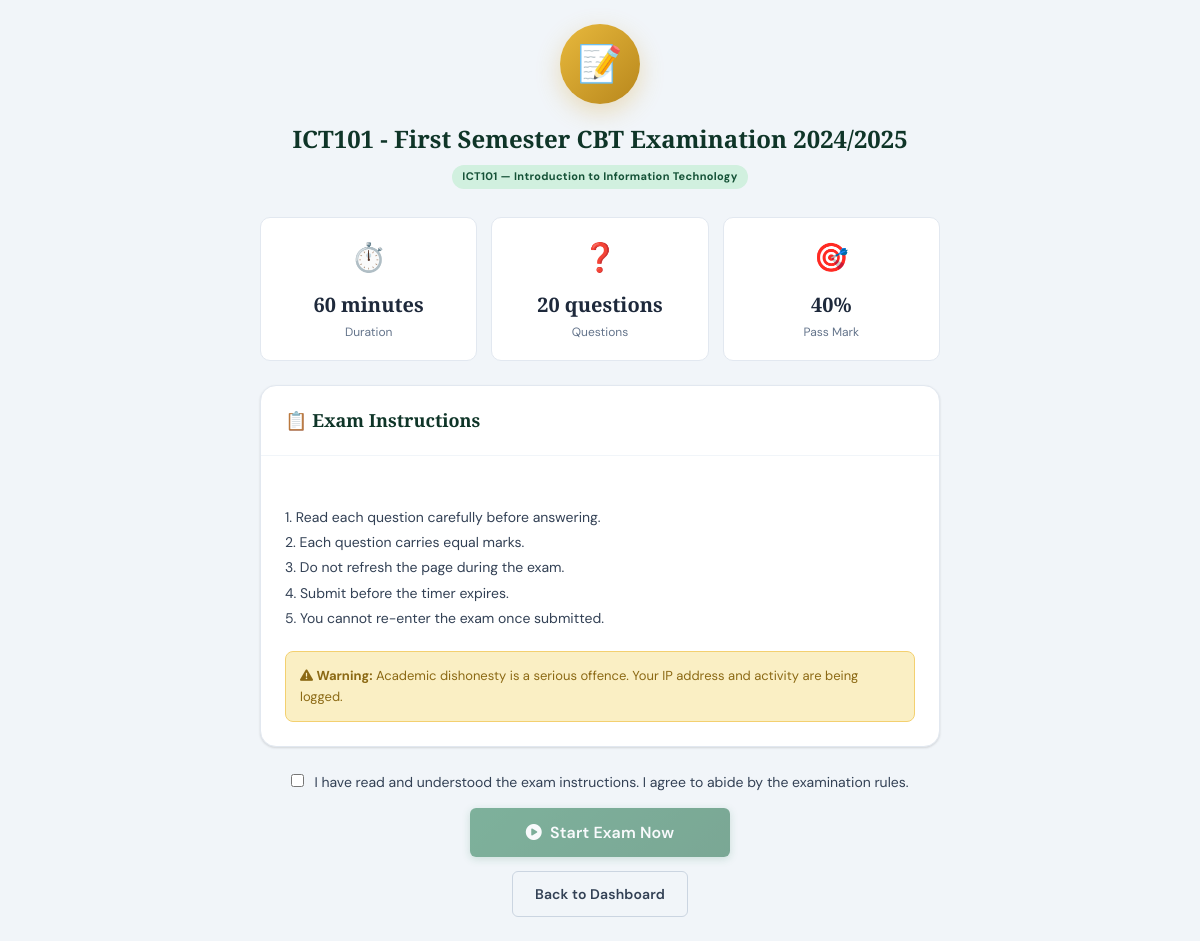
/student/exam_start.php?exam_id=1 (signed in), run on the app's committed database.
### tables this page shows
CREATE TABLE exams (
    id INT AUTO_INCREMENT PRIMARY KEY,
    course_id INT NOT NULL,
    exam_title VARCHAR(200) NOT NULL,
    instructions TEXT,
    duration_minutes INT NOT NULL DEFAULT 60,
    total_questions INT NOT NULL DEFAULT 40,
    pass_score INT NOT NULL DEFAULT 40,
    max_score INT NOT NULL DEFAULT 100,
    start_time DATETIME NULL,
    end_time DATETIME NULL,
    status ENUM('draft','active','closed') DEFAULT 'draft',
    shuffle_questions TINYINT(1) DEFAULT 1,
    shuffle_options TINYINT(1) DEFAULT 1,
    created_by INT NOT NULL,
    created_at TIMESTAMP DEFAULT CURRENT_TIMESTAMP,
    FOREIGN KEY (course_id) REFERENCES courses(id) ON DELETE CASCADE,
    FOREIGN KEY (created_by) REFERENCES admins(id)
);

CREATE TABLE courses (
    id INT AUTO_INCREMENT PRIMARY KEY,
    department_id INT NOT NULL,
    course_code VARCHAR(20) NOT NULL UNIQUE,
    course_title VARCHAR(200) NOT NULL,
    credit_units INT DEFAULT 2,
    created_at TIMESTAMP DEFAULT CURRENT_TIMESTAMP,
    FOREIGN KEY (department_id) REFERENCES departments(id) ON DELETE CASCADE
);

### includes/config.php (called while the page is built, shortened)
<?php
function sanitize(string $input): string {
    return htmlspecialchars(trim($input), ENT_QUOTES, 'UTF-8');
}

### student/exam_start.php (the view, shortened to what this page needs)
<?php
require_once '../includes/config.php';
$db = getDB();
$examId    = isset($_GET['exam_id']) ? (int)$_GET['exam_id'] : 0;
$studentId = $_SESSION['student_id'];
$exam = $db->prepare("SELECT e.*,c.course_code,c.course_title FROM exams e JOIN courses c ON e.course_id=c.id WHERE e.id=? AND e.status='active'");
$exam->execute([$examId]);
$exam = $exam->fetch();
$session = $db->prepare("SELECT * FROM exam_sessions WHERE student_id=? AND exam_id=? AND status='in_progress'");
$session->execute([$studentId, $examId]);
$session = $session->fetch();
?>
<!DOCTYPE html>
<html lang="en">
<head>
<link rel="stylesheet" href="../css/style.css">
<link rel="stylesheet" href="https://cdnjs.cloudflare.com/ajax/libs/font-awesome/6.5.0/css/all.min.css">
</head>
<body style="background:var(--slate-100);min-height:100vh;display:flex;align-items:center;justify-content:center;padding:24px">
<div style="max-width:680px;width:100%">
  <div style="text-align:center;margin-bottom:28px">
    <div style="width:80px;height:80px;background:linear-gradient(135deg,var(--gold-300),var(--gold-500));border-radius:50%;display:flex;align-items:center;justify-content:center;font-size:36px;margin:0 auto 16px;box-shadow:0 8px 24px rgba(212,160,42,.3)">📝</div>
    <h1 style="font-family:var(--font-display);color:var(--green-800);font-size:24px;margin-bottom:4px"><?= sanitize($exam['exam_title']) ?></h1>
    <span class="badge badge-green"><?= sanitize($exam['course_code']) ?> — <?= sanitize($exam['course_title']) ?></span>
  </div>
  <div style="display:grid;grid-template-columns:repeat(3,1fr);gap:14px;margin-bottom:24px">
    <?php $info = [['⏱️','Duration',$exam['duration_minutes'].' minutes'],['❓','Questions',$exam['total_questions'].' questions'],['🎯','Pass Mark',$exam['pass_score'].'%']]; ?>
    <?php foreach ($info as [$icon,$label,$val]): ?>
    <div style="background:white;border:1px solid var(--slate-200);border-radius:var(--radius);padding:18px;text-align:center">
      <div style="font-size:28px;margin-bottom:8px"><?= $icon ?></div>
      <div style="font-size:20px;font-weight:700;color:var(--slate-800);font-family:var(--font-display)"><?= $val ?></div>
      <div style="font-size:12px;color:var(--slate-500);margin-top:2px"><?= $label ?></div>
    </div>
    <?php endforeach; ?>
  </div>
  <div class="card mb-6">
    <div class="card-header"><h3>📋 Exam Instructions</h3></div>
    <div class="card-body">
      <?php if ($exam['instructions']): ?>
      <div style="white-space:pre-line;font-size:14px;color:var(--slate-700);line-height:1.8">
        <?= sanitize($exam['instructions']) ?>
      </div>
      <?php endif; ?>
      <div style="margin-top:20px;padding:14px;background:var(--gold-100);border:1px solid var(--gold-200);border-radius:8px">
        <p style="font-size:13px;color:var(--gold-600)">
          <i class="fas fa-exclamation-triangle"></i>
          <strong>Warning:</strong> Academic dishonesty is a serious offence. Your IP address and activity are being logged.
        </p>
      </div>
    </div>
  </div>
  <form method="POST">
    <div style="display:flex;flex-direction:column;align-items:center;gap:14px">
      <label style="display:flex;align-items:flex-start;gap:10px;cursor:pointer;font-size:14px;color:var(--slate-700)">
        <input type="checkbox" id="agree" required style="margin-top:3px;flex-shrink:0">
        I have read and understood the exam instructions. I agree to abide by the examination rules.
      </label>
      <button type="submit" class="btn btn-primary btn-lg" style="min-width:260px" id="startBtn">
        <i class="fas fa-play-circle"></i>
        <?= $session ? 'Continue Exam' : 'Start Exam Now' ?>
      </button>
      <a href="dashboard.php" class="btn btn-outline">Back to Dashboard</a>
    </div>
  </form>
</div>
</body>
</html>

### css/style.css (style rules this page uses)
:root { --green-900: #0a2218; --green-800: #0f3528; --green-700: #155237; --green-600: #1a6944; --green-500: #217a50; --green-400: #2d9b66; --green-300: #4db87f; --green-200: #86d4a8; --green-100: #d1f0df; --green-50: #f0faf5; --gold-600: #8b6914; --gold-500: #b8871c; --gold-400: #d4a02a; --gold-300: #e8b93d; --gold-200: #f3d070; --gold-100: #faefc4; --slate-900: #0f172a; --slate-800: #1e293b; --slate-700: #334155; --slate-600: #475569; --slate-500: #64748b; --slate-400: #94a3b8; --slate-300: #cbd5e1; --slate-200: #e2e8f0; --slate-100: #f1f5f9; --slate-50: #f8fafc; --white: #ffffff; --red-600: #dc2626; --red-500: #ef4444; --red-100: #fee2e2; --blue-600: #2563eb; --blue-100: #dbeafe; --shadow-sm: 0 1px 3px rgba(0,0,0,.08), 0 1px 2px rgba(0,0,0,.06); --shadow: 0 4px 16px rgba(0,0,0,.10), 0 2px 4px rgba(0,0,0,.08); --shadow-lg: 0 10px 40px rgba(0,0,0,.14), 0 4px 12px rgba(0,0,0,.10); --shadow-xl: 0 20px 60px rgba(0,0,0,.18), 0 8px 20px rgba(0,0,0,.12); --radius-sm: 6px; --radius: 10px; --radius-lg: 16px; --radius-xl: 24px; --font-display: 'Playfair Display', Georgia, serif; --font-body: 'DM Sans', system-ui, sans-serif; --font-mono: 'JetBrains Mono', monospace; --transition: 0.2s cubic-bezier(0.4,0,0.2,1); }
*, *::before, *::after { box-sizing: border-box; margin: 0; padding: 0; }
html { scroll-behavior: smooth; font-size: 16px; }
body { font-family: var(--font-body); background: var(--slate-100); color: var(--slate-800); line-height: 1.6; min-height: 100vh; }
.btn { display: inline-flex; align-items: center; justify-content: center; gap: 8px; padding: 11px 22px; border: none; border-radius: var(--radius-sm); font-family: var(--font-body); font-size: 14px; font-weight: 600; cursor: pointer; transition: all var(--transition); text-decoration: none; white-space: nowrap; letter-spacing: 0.01em; }
.btn-primary { background: linear-gradient(135deg, var(--green-500), var(--green-600)); color: var(--white); box-shadow: 0 2px 8px rgba(33,122,80,.35); }
.btn-outline { background: transparent; border: 1.5px solid var(--slate-300); color: var(--slate-700); }
.btn-lg { padding: 14px 28px; font-size: 16px; }
.btn:disabled { opacity: 0.55; cursor: not-allowed; transform: none !important; }
.card { background: var(--white); border-radius: var(--radius-lg); box-shadow: var(--shadow-sm); border: 1px solid var(--slate-200); overflow: hidden; }
.card-header { padding: 20px 24px; border-bottom: 1px solid var(--slate-100); display: flex; align-items: center; justify-content: space-between; }
.card-header h3 { font-family: var(--font-display); font-size: 18px; color: var(--green-800); }
.card-body { padding: 24px; }
.badge { display: inline-flex; align-items: center; gap: 4px; padding: 3px 10px; border-radius: 20px; font-size: 11px; font-weight: 700; letter-spacing: 0.03em; }
.badge-green { background: var(--green-100); color: var(--green-700); }
.mb-6 { margin-bottom: 24px; }

### data on the page
exams: exam_title "ICT101 - First Semester CBT Examination 2024/2025", course.course_code "ICT101", course.course_title "Introduction to Information Technology", instructions "1. Read each question carefully before answering. 2. Each question carries equal marks. 3. Do not refresh the page during the exam. 4. Submit before the timer expires. 5. You cannot re-enter the exam once submitted."

### other printed values
$icon "⏱️"
$val "60 minutes"
$label "Duration"
$icon "❓"
$val "20 questions"
$label "Questions"
$icon "🎯"
$val "40%"
$label "Pass Mark"
